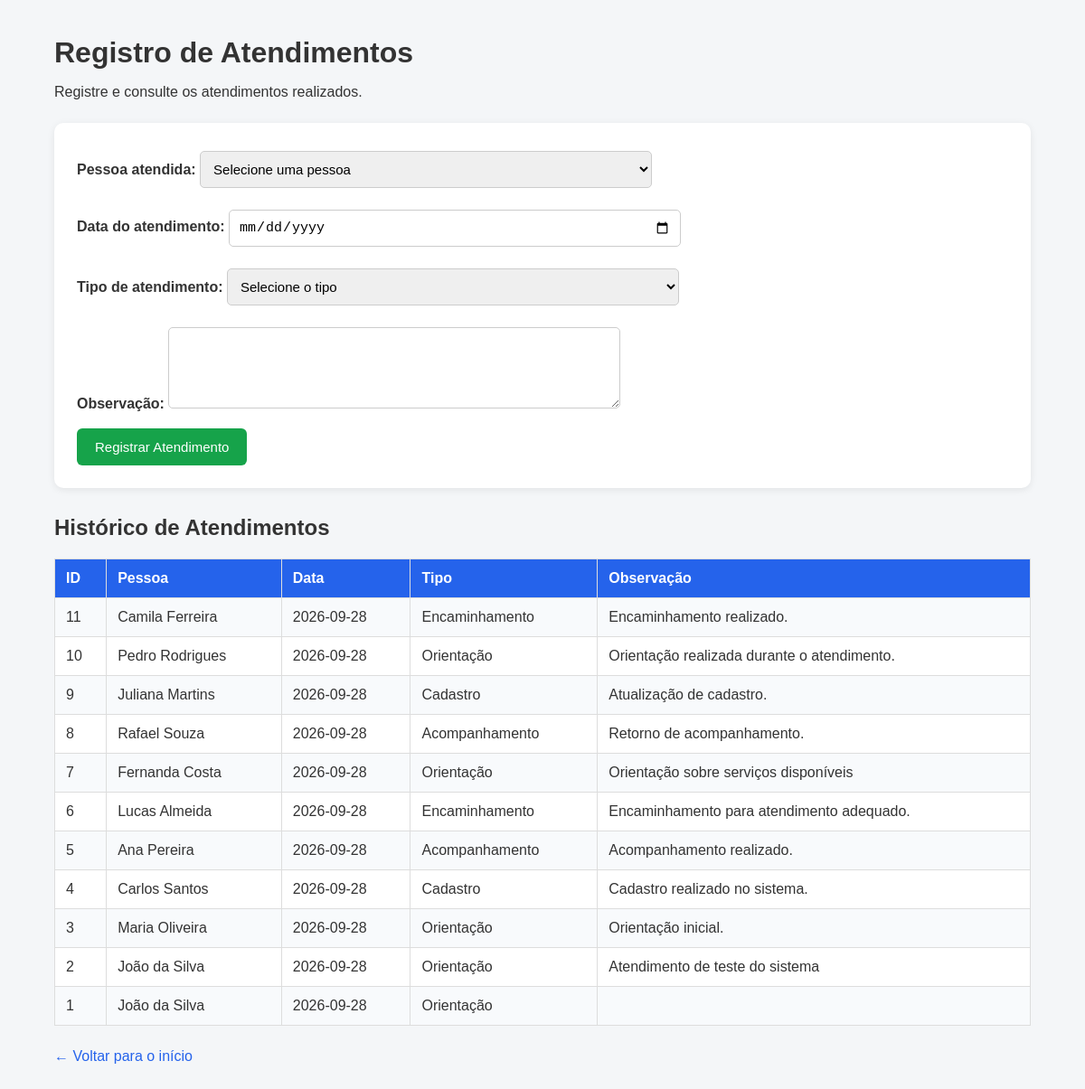
/atendimentos, run on the app's committed database.
### tables this page shows
CREATE TABLE atendimentos (
            id INTEGER PRIMARY KEY AUTOINCREMENT,
            pessoa_id INTEGER NOT NULL,
            data TEXT NOT NULL,
            tipo TEXT NOT NULL,
            observacao TEXT,
            FOREIGN KEY (pessoa_id) REFERENCES pessoas(id)
        );

CREATE TABLE pessoas (
            id INTEGER PRIMARY KEY AUTOINCREMENT,
            nome TEXT NOT NULL,
            idade INTEGER,
            telefone TEXT,
            data_cadastro TEXT NOT NULL
        );

### app.py (the view, shortened to what this page needs)
@app.route("/atendimentos", methods=["GET", "POST"])
def atendimentos():
    conexao = sqlite3.connect("database.db")
    cursor = conexao.cursor()
    cursor.execute("""
        SELECT id, nome
        FROM pessoas
        ORDER BY nome
    """)
    pessoas = cursor.fetchall()
    cursor.execute("""
        SELECT
            atendimentos.id,
            pessoas.nome,
            atendimentos.data,
            atendimentos.tipo,
            atendimentos.observacao
        FROM atendimentos
        INNER JOIN pessoas
            ON atendimentos.pessoa_id = pessoas.id
        ORDER BY atendimentos.id DESC
    """)
    historico = cursor.fetchall()
    conexao.close()
    return render_template(
        "atendimentos.html",
        pessoas=pessoas,
        historico=historico
    )

### templates/atendimentos.html (shortened to what this page needs)
<!DOCTYPE html>
<html lang="pt-BR">
<head>
    <link rel="stylesheet" href="{{ url_for('static', filename='style.css') }}">
</head>
<body>
    <div class="container">
        <h1>Registro de Atendimentos</h1>
        <p>Registre e consulte os atendimentos realizados.</p>
        <form method="POST">
            <label>Pessoa atendida:</label>
            <select name="pessoa_id" required>
                <option value="">
                    Selecione uma pessoa
                </option>
            </select>
            <br><br>
            <label>Data do atendimento:</label>
            <input type="date" name="data" required>
            <br><br>
            <label>Tipo de atendimento:</label>
            <select name="tipo" required>
                <option value="">
                    Selecione o tipo
                </option>
            </select>
            <br><br>
            <label>Observação:</label>
            <textarea
                name="observacao"
                rows="4"></textarea>
            <br><br>
            <button type="submit">
                Registrar Atendimento
            </button>
        </form>
        <h2>Histórico de Atendimentos</h2>
        {% if historico %}
        <table>
            <tr>
                <th>ID</th>
                <th>Pessoa</th>
                <th>Data</th>
                <th>Tipo</th>
                <th>Observação</th>
            </tr>
            {% for atendimento in historico %}
            <tr>
                <td>{{ atendimento[0] }}</td>
                <td>{{ atendimento[1] }}</td>
                <td>{{ atendimento[2] }}</td>
                <td>{{ atendimento[3] }}</td>
                <td>{{ atendimento[4] }}</td>
            </tr>
            {% endfor %}
        </table>
        {% else %}
        <p>Nenhum atendimento registrado ainda.</p>
        {% endif %}
        <a class="voltar" href="/">
            ← Voltar para o início
        </a>
    </div>
</body>
</html>

### static/style.css (style rules this page uses)
* { box-sizing: border-box; }
body { margin: 0; font-family: Arial, sans-serif; background: #f4f6f8; color: #333; }
.container { width: 90%; max-width: 1100px; margin: 40px auto; }
h1 { margin-bottom: 10px; }
h2 { margin-top: 30px; }
form { background: white; padding: 25px; border-radius: 10px; box-shadow: 0 2px 8px rgba(0, 0, 0, 0.08); margin: 25px 0; }
label { font-weight: bold; }
input, select, textarea { width: 100%; max-width: 500px; padding: 10px; margin-top: 6px; border: 1px solid #ccc; border-radius: 5px; font-size: 15px; }
button { background: #16a34a; color: white; border: none; padding: 12px 20px; border-radius: 6px; cursor: pointer; font-size: 15px; }
table { width: 100%; border-collapse: collapse; background: white; margin-top: 20px; }
th, td { padding: 12px; border: 1px solid #ddd; text-align: left; }
th { background: #2563eb; color: white; }
tr:nth-child(even) { background: #f8fafc; }
.voltar { display: inline-block; margin-top: 25px; color: #2563eb; text-decoration: none; }

### data on the page
atendimentos: id "11", nome "Camila Ferreira", data "2026-09-28", tipo "Encaminhamento", observacao "Encaminhamento realizado."
atendimentos: id "10", nome "Pedro Rodrigues", data "2026-09-28", tipo "Orientação", observacao "Orientação realizada durante o atendimento."
atendimentos: id "9", nome "Juliana Martins", data "2026-09-28", tipo "Cadastro", observacao "Atualização de cadastro."
atendimentos: id "8", nome "Rafael Souza", data "2026-09-28", tipo "Acompanhamento", observacao "Retorno de acompanhamento."
atendimentos: id "7", nome "Fernanda Costa", data "2026-09-28", tipo "Orientação", observacao "Orientação sobre serviços disponíveis"
atendimentos: id "6", nome "Lucas Almeida", data "2026-09-28", tipo "Encaminhamento", observacao "Encaminhamento para atendimento adequado."
atendimentos: id "5", nome "Ana Pereira", data "2026-09-28", tipo "Acompanhamento", observacao "Acompanhamento realizado."
atendimentos: id "4", nome "Carlos Santos", data "2026-09-28", tipo "Cadastro", observacao "Cadastro realizado no sistema."
atendimentos: id "3", nome "Maria Oliveira", data "2026-09-28", tipo "Orientação", observacao "Orientação inicial."
atendimentos: id "2", nome "João da Silva", data "2026-09-28", tipo "Orientação", observacao "Atendimento de teste do sistema"
atendimentos: id "1", nome "João da Silva", data "2026-09-28", tipo "Orientação"
